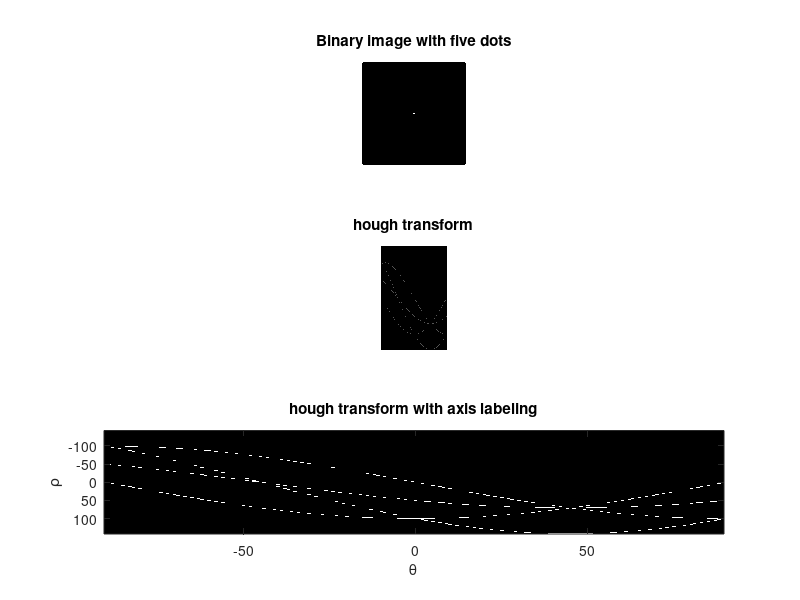

MATLAB code for this plot:
% hough transform

f = zeros(101,101);
f(1,1) = 1;
f(101,1) = 1;
f(1,101) = 1;
f(51,51) = 1;
f(101,101) = 1;
subplot(311)
imshow(f)
title('Binary image with five dots')

H = hough(f);
subplot(312)
imshow(H,[])
title('hough transform')

[H,theta,rho] = hough(f);
subplot(313)
imshow(H,'XData',theta,'YData',rho,  'InitialMagnification','fit');
axis on, axis normal
xlabel('\theta'),ylabel('\rho')
title('hough transform with axis labeling')


